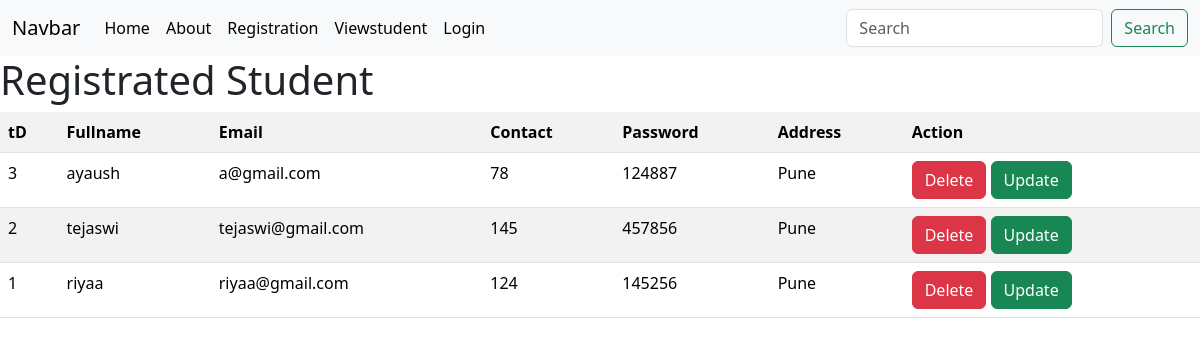
Before: /viewstudent/ with the older database file.
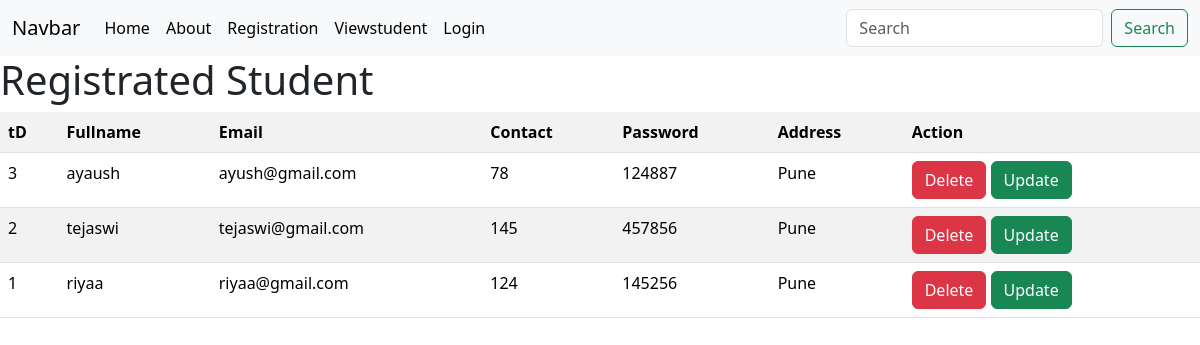
After: the same page with the newer database file.
### student/models.py (models this page shows)
class reg(models.Model):
    name=models.CharField(max_length=40)
    email=models.CharField(max_length=30)
    password=models.CharField(max_length=15)
    contact=models.CharField(max_length=40)
    address=models.CharField(max_length=100,default='Pune')

### student/views.py (the view)
# urls.py: path('viewstudent/', views.viewstudent, name='viewstudent'),
def viewstudent(request):
    data=reg.objects.all().order_by('-id')
    return render(request,"viewstudent.html",{'data':data})

### templates/viewstudent.html (shortened to what this page needs)
<!DOCTYPE html>
<html lang="en">
<head>
    <link rel="stylesheet" href="https://cdn.jsdelivr.net/npm/bootstrap@5.3.8/dist/css/bootstrap.min.css">
</head>
<body>
    {% include "nav.html" %}
    <h1>Registrated Student</h1>
    <table class="table table-striped">
        <tr>
            <th>tD</th>
            <th>Fullname</th>
            <th>Email</th>
            <th>Contact</th>
            <th>Password</th>
            <th>Address</th>
            <th>Action</th>
        </tr>
        {% for i in data %}
        <tr>
            <td>{{i.id}}</td>
            <td>{{i.name}}</td>
            <td>{{i.email}}</td>
            <td>{{i.password}}</td>
            <td>{{i.contact}}</td>
            <td>{{i.address}}</td>
            <td>
                <a href="/deletestudent/{{i.id}}" class="btn btn-danger">Delete</a>
                <a href="/updatestudent/{{i.id}}" class="btn btn-success">Update</a>
            </td>
        </tr>
        {%endfor%}
    </table>
</body>
</html>

Changed rows visible on the page:
changed reg "ayaush": email "a@gmail.com" → "ayush@gmail.com"
